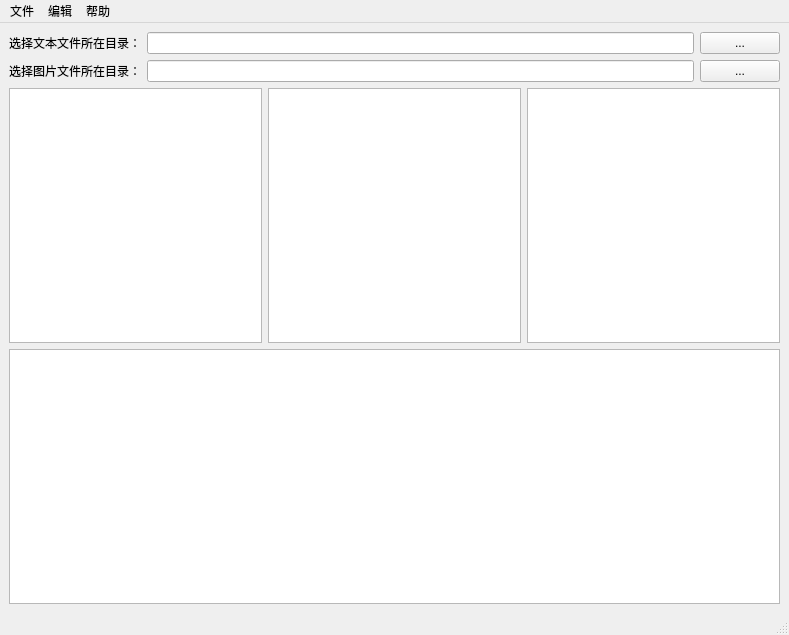
<?xml version="1.0" encoding="UTF-8"?>
<ui version="4.0">
 <class>MainWindow</class>
 <widget class="QMainWindow" name="MainWindow">
  <property name="geometry">
   <rect>
    <x>0</x>
    <y>0</y>
    <width>789</width>
    <height>635</height>
   </rect>
  </property>
  <property name="windowTitle">
   <string>小说网页生成器</string>
  </property>
  <widget class="QWidget" name="centralwidget">
   <layout class="QGridLayout" name="gridLayout">
    <item row="2" column="0">
     <layout class="QHBoxLayout" name="horizontalLayout">
      <item>
       <widget class="QTreeView" name="treeView">
        <property name="rootIsDecorated">
         <bool>false</bool>
        </property>
        <property name="itemsExpandable">
         <bool>false</bool>
        </property>
       </widget>
      </item>
      <item>
       <widget class="QPlainTextEdit" name="descBrowser">
        <property name="readOnly">
         <bool>false</bool>
        </property>
        <property name="maximumBlockCount">
         <number>0</number>
        </property>
       </widget>
      </item>
      <item>
       <widget class="QGraphicsView" name="portraitView">
        <property name="verticalScrollBarPolicy">
         <enum>Qt::ScrollBarAsNeeded</enum>
        </property>
        <property name="horizontalScrollBarPolicy">
         <enum>Qt::ScrollBarAsNeeded</enum>
        </property>
        <property name="backgroundBrush">
         <brush brushstyle="NoBrush">
          <color alpha="255">
           <red>0</red>
           <green>0</green>
           <blue>0</blue>
          </color>
         </brush>
        </property>
        <property name="interactive">
         <bool>true</bool>
        </property>
        <property name="renderHints">
         <set>QPainter::Antialiasing</set>
        </property>
        <property name="cacheMode">
         <set>QGraphicsView::CacheNone</set>
        </property>
       </widget>
      </item>
     </layout>
    </item>
    <item row="0" column="0">
     <layout class="QHBoxLayout" name="horizontalLayout_2">
      <item>
       <widget class="QLabel" name="novelLabel">
        <property name="text">
         <string>选择文本文件所在目录：</string>
        </property>
        <property name="alignment">
         <set>Qt::AlignRight|Qt::AlignTrailing|Qt::AlignVCenter</set>
        </property>
       </widget>
      </item>
      <item>
       <widget class="QLineEdit" name="novelFilePath">
        <property name="readOnly">
         <bool>true</bool>
        </property>
       </widget>
      </item>
      <item>
       <widget class="QPushButton" name="novelFileSelector">
        <property name="text">
         <string>...</string>
        </property>
       </widget>
      </item>
     </layout>
    </item>
    <item row="1" column="0">
     <layout class="QHBoxLayout" name="horizontalLayout_5">
      <item>
       <widget class="QLabel" name="imageLabel">
        <property name="text">
         <string>选择图片文件所在目录：</string>
        </property>
       </widget>
      </item>
      <item>
       <widget class="QLineEdit" name="imageFilePath">
        <property name="readOnly">
         <bool>true</bool>
        </property>
       </widget>
      </item>
      <item>
       <widget class="QPushButton" name="imageFileSelector">
        <property name="text">
         <string>...</string>
        </property>
       </widget>
      </item>
     </layout>
    </item>
    <item row="4" column="0">
     <widget class="QTextBrowser" name="logBrowser">
      <property name="acceptRichText">
       <bool>false</bool>
      </property>
     </widget>
    </item>
   </layout>
  </widget>
  <widget class="QMenuBar" name="menubar">
   <property name="geometry">
    <rect>
     <x>0</x>
     <y>0</y>
     <width>789</width>
     <height>23</height>
    </rect>
   </property>
   <widget class="QMenu" name="m_file">
    <property name="title">
     <string>文件</string>
    </property>
    <addaction name="a_open"/>
    <addaction name="a_save"/>
    <addaction name="separator"/>
    <addaction name="a_exit"/>
   </widget>
   <widget class="QMenu" name="m_help">
    <property name="title">
     <string>帮助</string>
    </property>
    <addaction name="a_tutorial"/>
    <addaction name="separator"/>
    <addaction name="a_about"/>
   </widget>
   <widget class="QMenu" name="menu">
    <property name="title">
     <string>编辑</string>
    </property>
    <addaction name="a_text_dir__select"/>
    <addaction name="a_icon_dir_select"/>
   </widget>
   <addaction name="m_file"/>
   <addaction name="menu"/>
   <addaction name="m_help"/>
  </widget>
  <widget class="QStatusBar" name="statusbar"/>
  <action name="a_open">
   <property name="text">
    <string>打开</string>
   </property>
   <property name="shortcut">
    <string>Ctrl+O</string>
   </property>
  </action>
  <action name="a_save">
   <property name="text">
    <string>保存</string>
   </property>
   <property name="shortcut">
    <string>Ctrl+S</string>
   </property>
  </action>
  <action name="a_exit">
   <property name="text">
    <string>退出</string>
   </property>
   <property name="shortcut">
    <string>Ctrl+Q</string>
   </property>
  </action>
  <action name="a_tutorial">
   <property name="text">
    <string>使用说明</string>
   </property>
   <property name="shortcut">
    <string>Ctrl+T</string>
   </property>
  </action>
  <action name="a_about">
   <property name="text">
    <string>关于</string>
   </property>
   <property name="shortcut">
    <string>Ctrl+H</string>
   </property>
  </action>
  <action name="a_text_dir__select">
   <property name="text">
    <string>选择小说所在路径</string>
   </property>
  </action>
  <action name="a_icon_dir_select">
   <property name="text">
    <string>选择封面所在路径</string>
   </property>
  </action>
  <action name="a_portrait_select">
   <property name="text">
    <string>选择封面</string>
   </property>
  </action>
 </widget>
 <resources/>
 <connections>
  <connection>
   <sender>a_exit</sender>
   <signal>triggered()</signal>
   <receiver>MainWindow</receiver>
   <slot>close()</slot>
   <hints>
    <hint type="sourcelabel">
     <x>-1</x>
     <y>-1</y>
    </hint>
    <hint type="destinationlabel">
     <x>399</x>
     <y>298</y>
    </hint>
   </hints>
  </connection>
  <connection>
   <sender>a_text_dir__select</sender>
   <signal>triggered()</signal>
   <receiver>novelFileSelector</receiver>
   <slot>click()</slot>
   <hints>
    <hint type="sourcelabel">
     <x>-1</x>
     <y>-1</y>
    </hint>
    <hint type="destinationlabel">
     <x>741</x>
     <y>44</y>
    </hint>
   </hints>
  </connection>
  <connection>
   <sender>a_icon_dir_select</sender>
   <signal>triggered()</signal>
   <receiver>imageFileSelector</receiver>
   <slot>click()</slot>
   <hints>
    <hint type="sourcelabel">
     <x>-1</x>
     <y>-1</y>
    </hint>
    <hint type="destinationlabel">
     <x>741</x>
     <y>75</y>
    </hint>
   </hints>
  </connection>
 </connections>
</ui>
